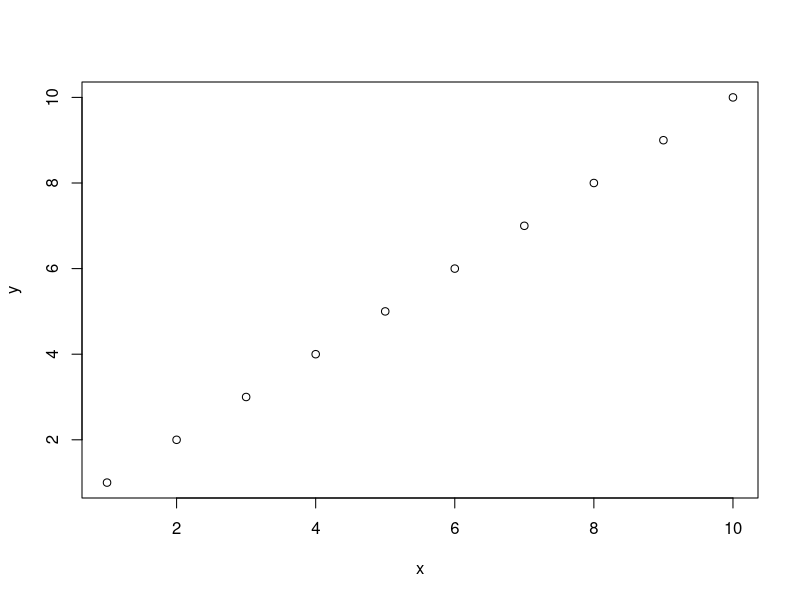

Recreate this plot in R.
## ---- chunk 1
x = (1:10)
y = (1:10)
plot(x,y)

